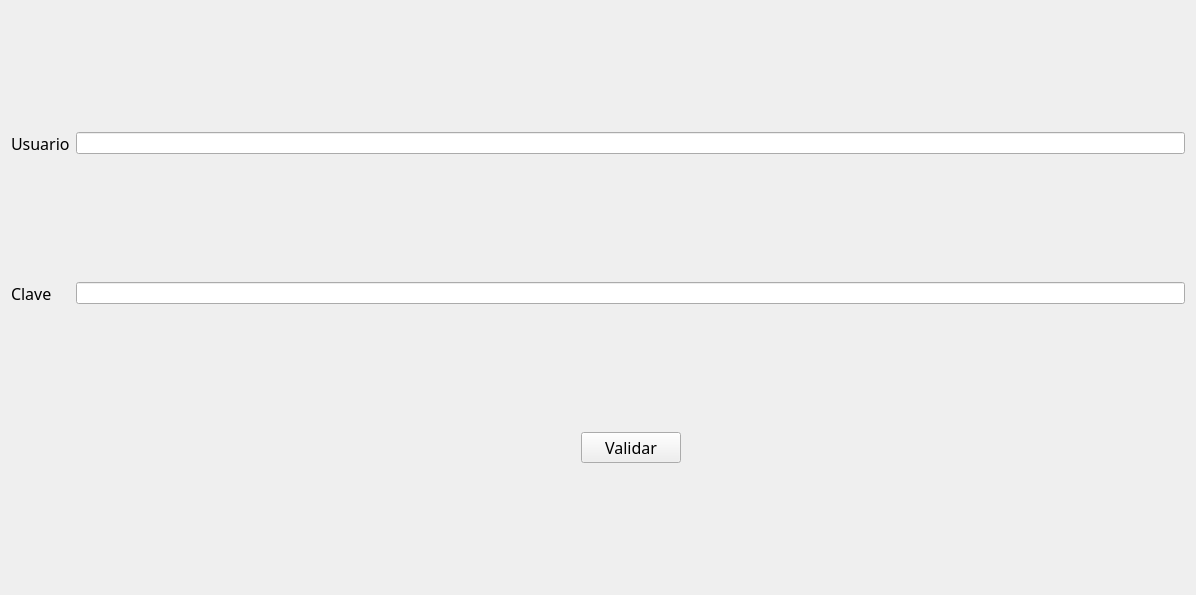
<?xml version="1.0" encoding="UTF-8"?>
<ui version="4.0">
 <class>Login</class>
 <widget class="QWidget" name="Login">
  <property name="geometry">
   <rect>
    <x>0</x>
    <y>0</y>
    <width>1196</width>
    <height>595</height>
   </rect>
  </property>
  <property name="windowTitle">
   <string>Login</string>
  </property>
  <property name="windowIcon">
   <iconset>
    <normaloff>UBP.ico</normaloff>UBP.ico</iconset>
  </property>
  <property name="autoFillBackground">
   <bool>false</bool>
  </property>
  <property name="styleSheet">
   <string notr="true"/>
  </property>
  <layout class="QGridLayout" name="gridLayout">
   <item row="0" column="1" colspan="3">
    <widget class="QLineEdit" name="leUsuario"/>
   </item>
   <item row="1" column="1" colspan="3">
    <widget class="QLineEdit" name="leClave">
     <property name="echoMode">
      <enum>QLineEdit::Password</enum>
     </property>
    </widget>
   </item>
   <item row="0" column="0">
    <widget class="QLabel" name="lUsuario">
     <property name="font">
      <font>
       <family>Arial Black</family>
       <pointsize>12</pointsize>
      </font>
     </property>
     <property name="text">
      <string>Usuario</string>
     </property>
     <property name="textFormat">
      <enum>Qt::AutoText</enum>
     </property>
     <property name="margin">
      <number>10</number>
     </property>
     <property name="indent">
      <number>-1</number>
     </property>
    </widget>
   </item>
   <item row="1" column="0">
    <widget class="QLabel" name="lClave">
     <property name="font">
      <font>
       <family>Arial Black</family>
       <pointsize>12</pointsize>
      </font>
     </property>
     <property name="text">
      <string>Clave</string>
     </property>
     <property name="margin">
      <number>10</number>
     </property>
    </widget>
   </item>
   <item row="2" column="3">
    <spacer name="horizontalSpacer">
     <property name="orientation">
      <enum>Qt::Horizontal</enum>
     </property>
     <property name="sizeHint" stdset="0">
      <size>
       <width>40</width>
       <height>20</height>
      </size>
     </property>
    </spacer>
   </item>
   <item row="2" column="1">
    <spacer name="horizontalSpacer_2">
     <property name="orientation">
      <enum>Qt::Horizontal</enum>
     </property>
     <property name="sizeHint" stdset="0">
      <size>
       <width>40</width>
       <height>20</height>
      </size>
     </property>
    </spacer>
   </item>
   <item row="2" column="2">
    <widget class="QPushButton" name="pb_login">
     <property name="minimumSize">
      <size>
       <width>100</width>
       <height>0</height>
      </size>
     </property>
     <property name="font">
      <font>
       <family>Arial Black</family>
       <pointsize>12</pointsize>
      </font>
     </property>
     <property name="focusPolicy">
      <enum>Qt::NoFocus</enum>
     </property>
     <property name="text">
      <string>Validar</string>
     </property>
    </widget>
   </item>
  </layout>
 </widget>
 <tabstops>
  <tabstop>leUsuario</tabstop>
  <tabstop>leClave</tabstop>
  <tabstop>pb_login</tabstop>
 </tabstops>
 <resources/>
 <connections/>
</ui>
